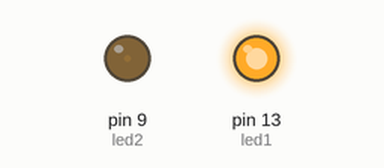
Simulated run of this sketch. Board: Arduino Uno, built with avr-gcc and run on an emulated ATmega328P. On the bench: output pins drawn as LEDs (lit = HIGH).

Above: at 0.05 s.
At 3.05 s:
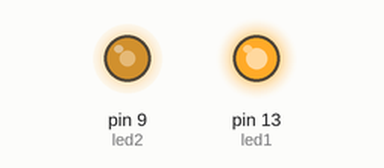
At 6.1 s:
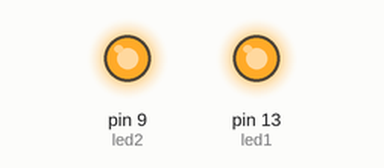
At 12.2 s:
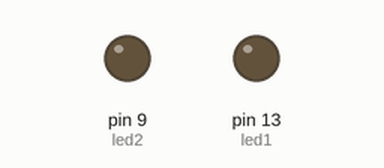
Timing chart, 0 to 15.9 s (numbered marks = the images above):
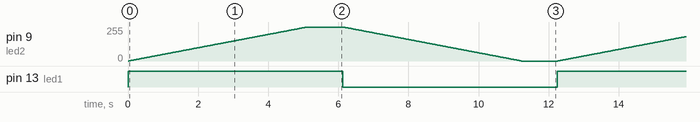

The sketch:

dois_led_acende_devagar_e_rapido.ino
```cpp
int led1 = 13; //variaveis definindo a porta  x a ser usada
int led2 = 9; //variaveis definindo a porta x a ser usada


// the setup function runs once when you press reset or power the board
void setup() {
  // initialize digital pin 13 as an output.
  pinMode(led1, OUTPUT);
  pinMode(led2, OUTPUT);
}

// the loop function runs over and over again forever
void loop() {

  digitalWrite (led1, HIGH);

  for (int contador = 0; contador < 256; contador++) {
    analogWrite(led2, contador);
    delay(20);
  }

  delay(1000);

  digitalWrite (led1, LOW);

  for (int contador = 255; contador >= 0 ; contador = contador - 1) {
    analogWrite(led2, contador);
    delay(20);
  }

  delay(1000);


}
```

Measured:
- by itself, pin 13 (led1): alternates HIGH for 6.1 s and LOW for 6.1 s
